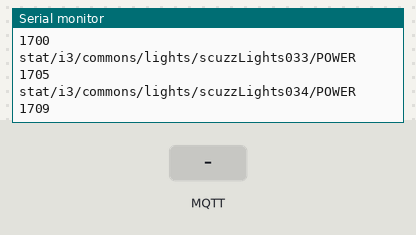
The sketch below on a simulated ESP8266 (NodeMCU). Shown: the last lines printed to the serial monitor. The test bench sets the inputs (shaded band). WiFi joins after 1.5 s; servers stay silent unless stated; no MQTT or app messages arrive unless stated.

Above: at 2.7 s.
2.8 s: MQTT message "1" arrives on the first subscribed topic
At 3.3 s:
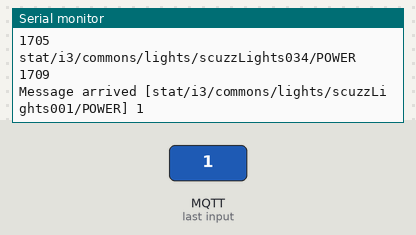
4.3 s: MQTT message "on" arrives on the first subscribed topic
At 5.5 s:
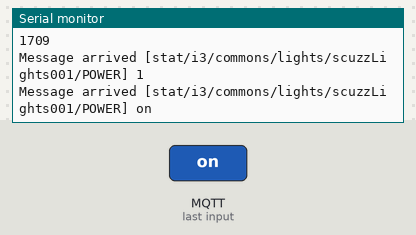
5.8 s: MQTT message "off" arrives on the first subscribed topic
At 6.8 s:
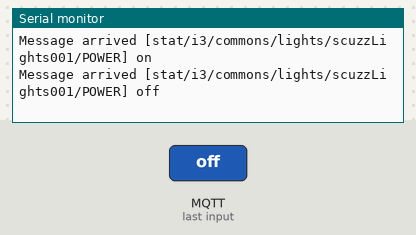
7.3 s: MQTT message "1" arrives on the second subscribed topic
At 8.0 s:
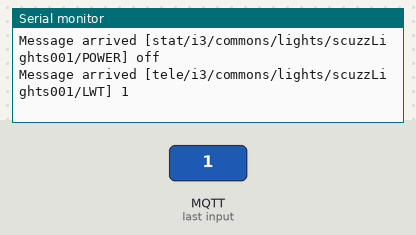
8.8 s: MQTT message "on" arrives on the second subscribed topic
At 10.0 s:
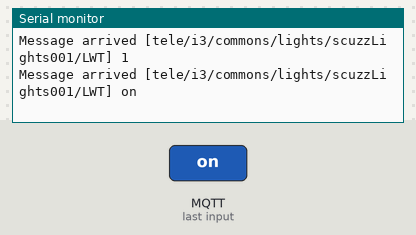
10.3 s: MQTT message "off" arrives on the second subscribed topic
At 11.4 s:
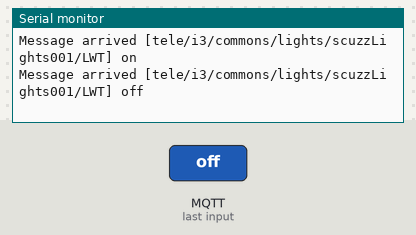
Timing chart, 0 to 12.8 s (numbered marks = the images above; inputs shaded):
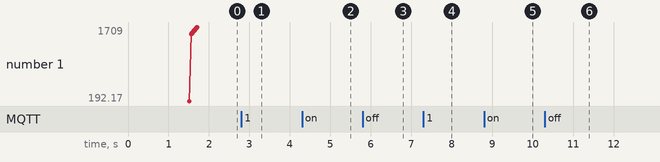

The sketch:

mqtt-issue-example.ino
```cpp
#include <ESP8266WiFi.h>
#include <PubSubClient.h>

// Update these with values suitable for your network.

const char* ssid = "i3detroit-wpa";
const char* password = "i3detroit";
const char* mqtt_server = "10.13.0.22";

WiFiClient espClient;
PubSubClient client(espClient);
long lastMsg = 0;
char msg[50];
int value = 0;

char buf[1024];

void setup() {
  Serial.begin(115200);
  setup_wifi();
  client.setServer(mqtt_server, 1883);
  client.setCallback(callback);
}

void setup_wifi() {

  delay(10);
  // We start by connecting to a WiFi network
  Serial.println();
  Serial.print("Connecting to ");
  Serial.println(ssid);

  WiFi.begin(ssid, password);

  while (WiFi.status() != WL_CONNECTED) {
    delay(500);
    Serial.print(".");
  }

  Serial.println("");
  Serial.println("WiFi connected");
  Serial.println("IP address: ");
  Serial.println(WiFi.localIP());
}

void callback(char* topic, byte* payload, unsigned int length) {
  Serial.print("Message arrived [");
  Serial.print(topic);
  Serial.print("] ");
  for (int i = 0; i < length; i++) {
    Serial.print((char)payload[i]);
  }
  Serial.println();
}

void reconnect() {
  // Loop until we're reconnected
  while (!client.connected()) {
    Serial.print("Attempting MQTT connection...");
    // Attempt to connect
    if (client.connect("ESP8266Client")) {
      Serial.println("connected");
      // Once connected, publish an announcement...
      client.publish("outTopic", "hello world");


      Serial.println("Subscribing");
      Serial.println(millis());
      for(int i=1; i<35; i++) {
	sprintf(buf, "stat/i3/commons/lights/scuzzLights%03d/POWER", i);
	Serial.println(buf);
	Serial.println(millis());
	client.subscribe(buf);
	sprintf(buf, "tele/i3/commons/lights/scuzzLights%03d/LWT", i);
	client.subscribe(buf);
	sprintf(buf, "cmnd/i3/commons/lights/scuzzLights%03d/POWER", i);
	client.publish(buf, "");
	client.loop();
      }


    } else {
      Serial.print("failed, rc=");
      Serial.print(client.state());
      Serial.println(" try again in 5 seconds");
      // Wait 5 seconds before retrying
      delay(5000);
    }
  }
}
void loop() {

  if (!client.connected()) {
    reconnect();
  }
  client.loop();
}
```

Measured:
- after the input at 2.8 s, the serial monitor: prints a new line at once (image 1)
- after the input at 4.3 s, the serial monitor: prints a new line at once (image 2)
- after the input at 5.8 s, the serial monitor: prints a new line at once (image 3)
- after the input at 7.3 s, the serial monitor: prints a new line at once (image 4)
- after the input at 8.8 s, the serial monitor: prints a new line at once (image 5)
- after the input at 10.3 s, the serial monitor: prints a new line at once (image 6)
